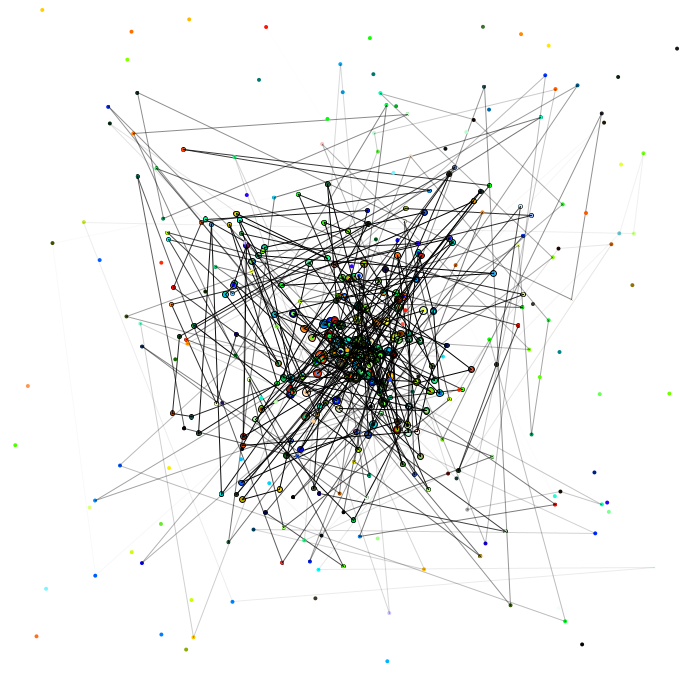
Frame 1 (no input)
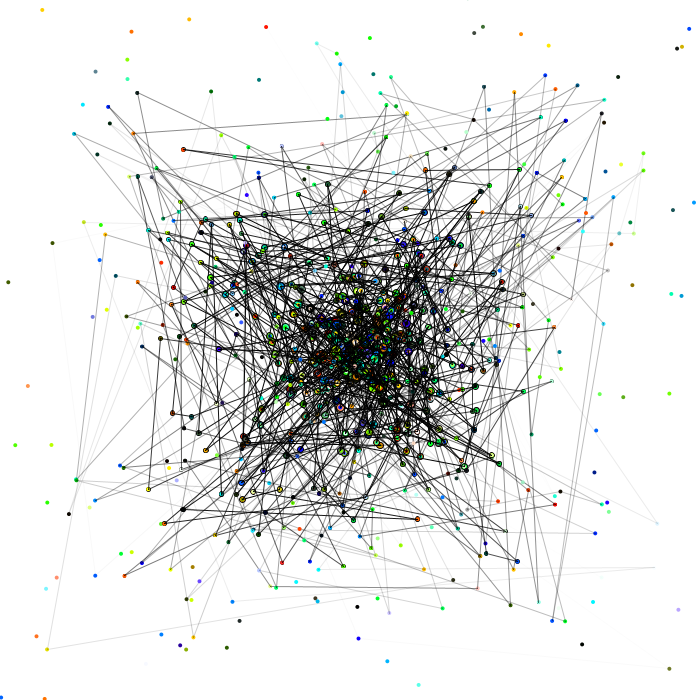
Frame 2 (the mouse pressed at the canvas centre, redrawn once)

The Processing sketch that drew these frames (run headless with seeded random() and noise(); the mouse was pressed at the canvas centre and the sketch redrawn once):

// Processing sketch: processing_58704
// ── processing_58704.pde

void setup () { // definiçao set up
  
  size (700, 700); // tamanho janela
  background (255); // cor fundo 
  smooth (); // suavizar elementos
  noLoop (); // manter imagem estatica
  
}

float posX, posY; // variavel posiçao X e Y
float diametro; // variavel diametro 
float r, g, b; // variavel cor

float px, py; // variavel px e py

void draw () { // definiçao elementos composiçao 

  colorMode (RGB, 255, 255, 255); // cor modo RGB
  
  colorMode (HSB, 360, 100, 100, 100); // cor modo HSB
  
  px = width/2; // posiçao aleatoria janela
  py = height/2; // posiçao aleatoria janela
  
  posX = width/2; // posiçao aleatoria janela
  posY = height/2; // posiçao aleatoria janela
  
  for (int i = 0; i < 400; i = i + 1){ // a repetiçao varia entre 1 e 400
    
    posX = width/2 + random (-i, i); // posiçao variavel de X
    posY = height/2 + random (-i, i); // posiçao variavel de Y

    diametro = map (i, 0, 300, 10, 1); // diametro 
    
    float h = map (i, 0, 300, 0, 260); // variavel h
   
    stroke (0, diametro*50); // contorno 
    ellipse (posX, posY, diametro, diametro); // posiçao circulos
    
    r = random (255); // variavel de cor na escala de vermelhos
    g = random (255); // variavel de cor na escala de verde
    b = random (255); // variavel de cor na escala de azul
    noStroke (); // nao existe contorno
    fill (r, g, b); // preenchimento 
    ellipse (posX, posY, 4, 4); // posiçao circulos
    
    stroke (0, diametro*20); // contorno 
    line (px, py, posX, posY); // posiçao linha
    
    px = posX;
    py = posY;
    
  }

}  
